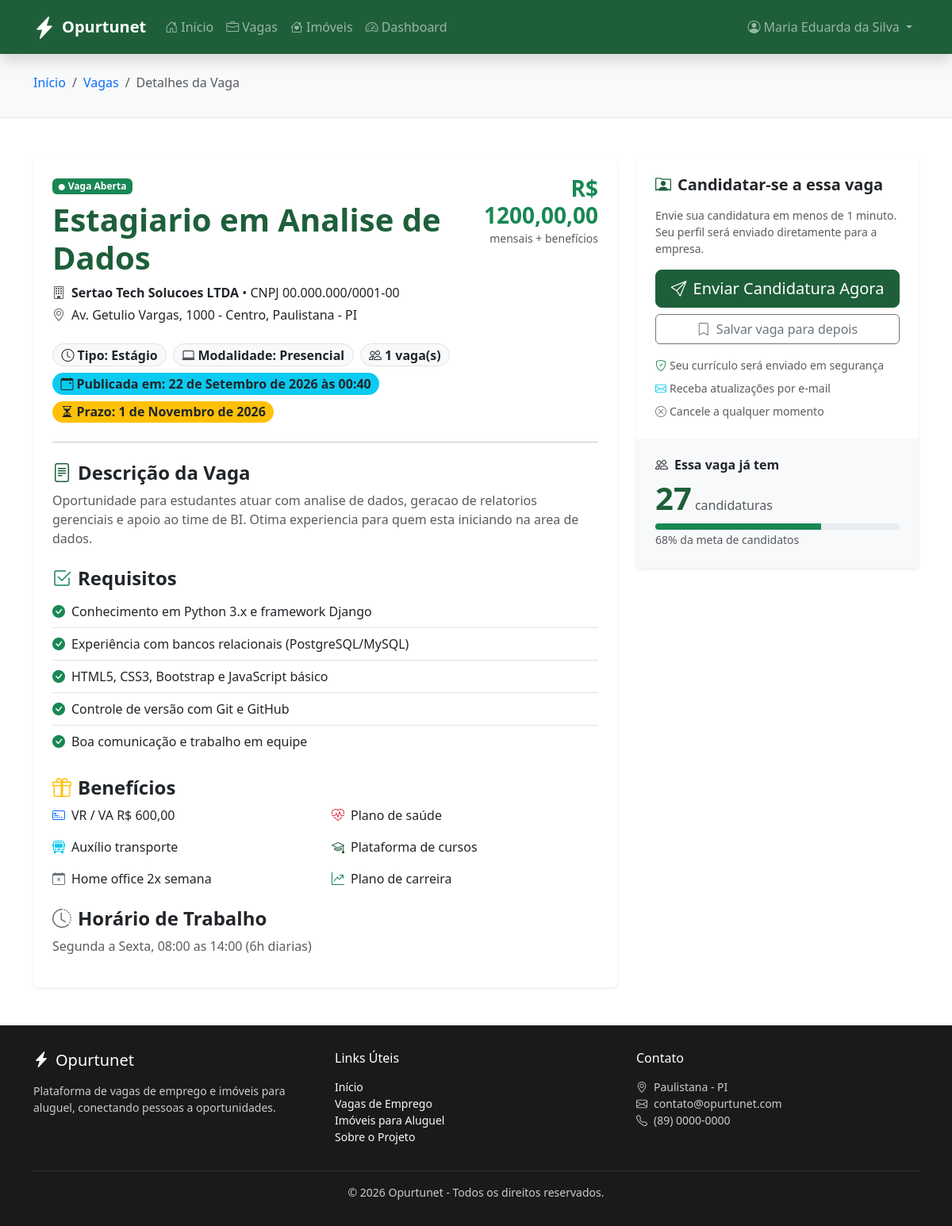
The app's page /vagas/2/ (signed in) with its own data.
### users/models.py (models this page shows, shortened)
class CustomUser(AbstractUser):
    CANDIDATO = 'candidato'
    EMPRESA = 'empresa'
    PROPRIETARIO = 'proprietario'
    TIPO_USUARIO_CHOICES = [
        (CANDIDATO, 'Candidato'),
        (EMPRESA, 'Empresa'),
        (PROPRIETARIO, 'Proprietário'),
    ]
    ESCOLARIDADE_CHOICES = [
        ('fundamental', 'Ensino Fundamental'),
        ('medio', 'Ensino Médio'),
        ('tecnico', 'Curso Técnico'),
        ('superior', 'Ensino Superior'),
        ('pos', 'Pós-Graduação'),
    ]
    nome_completo = models.CharField(max_length=255, blank=True, null=True)
    cpf = models.CharField(max_length=14, unique=True, blank=True, null=True)
    data_nascimento = models.DateField(blank=True, null=True)
    email = models.EmailField(unique=True)
    telefone = models.CharField(max_length=20, blank=True, null=True)
    foto_perfil = models.ImageField(upload_to='perfis/fotos/', blank=True, null=True)
    endereco = models.CharField(max_length=255, blank=True, null=True)
    cidade = models.CharField(max_length=100, blank=True, null=True)
    tipo_usuario = models.CharField(
        max_length=20,
        choices=TIPO_USUARIO_CHOICES,
        default=CANDIDATO,
    )
    USERNAME_FIELD = 'email'
    REQUIRED_FIELDS = ['username']
    class Meta:
        verbose_name = 'Usuário'
        verbose_name_plural = 'Usuários'

### jobs/models.py (models this page shows, shortened)
class Vaga(models.Model):
    CLT = 'clt'
    TEMPORARIO = 'temporario'
    ESTAGIO = 'estagio'
    JOVEM_APRENDIZ = 'jovem_aprendiz'
    FREELANCER = 'freelancer'
    TIPO_CONTRATO_CHOICES = [
        (CLT, 'CLT'),
        (TEMPORARIO, 'Temporário'),
        (ESTAGIO, 'Estágio'),
        (JOVEM_APRENDIZ, 'Jovem Aprendiz'),
        (FREELANCER, 'Freelancer'),
    ]
    PRESENCIAL = 'presencial'
    HIBRIDO = 'hibrido'
    REMOTO = 'remoto'
    MODALIDADE_CHOICES = [
        (PRESENCIAL, 'Presencial'),
        (HIBRIDO, 'Híbrido'),
        (REMOTO, 'Remoto'),
    ]
    ABERTA = 'aberta'
    FECHADA = 'fechada'
    STATUS_CHOICES = [
        (ABERTA, 'Aberta'),
        (FECHADA, 'Fechada'),
    ]
    empresa = models.ForeignKey(
        settings.AUTH_USER_MODEL,
        on_delete=models.CASCADE,
        related_name='vagas_publicadas',
        limit_choices_to={'tipo_usuario': 'empresa'},
    )
    nome_empresa = models.CharField(max_length=255)
    cnpj = models.CharField(max_length=18, blank=True, null=True)
    endereco = models.CharField(max_length=255, blank=True, null=True)
    funcao = models.CharField(max_length=255)
    descricao = models.TextField()
    requisitos = models.TextField()
    salario = models.DecimalField(max_digits=10, decimal_places=2, blank=True, null=True)
    beneficios = models.TextField(blank=True, null=True)
    horario = models.CharField(max_length=100, blank=True, null=True)
    tipo_contrato = models.CharField(
        max_length=20,
        choices=TIPO_CONTRATO_CHOICES,
        default=CLT,
    )
    modalidade = models.CharField(
        max_length=20,
        choices=MODALIDADE_CHOICES,
        default=PRESENCIAL,
    )
    qtd_vagas = models.PositiveIntegerField(default=1)
    data_publicacao = models.DateTimeField(auto_now_add=True)
    prazo = models.DateField(blank=True, null=True)
    status = models.CharField(
        max_length=10,
        choices=STATUS_CHOICES,
        default=ABERTA,
    )
    class Meta:
        verbose_name = 'Vaga'
        verbose_name_plural = 'Vagas'
        ordering = ['-data_publicacao']

### jobs/views.py (the view)
# urls.py: path('<int:pk>/', views.job_detail, name='detail'),
@login_required
def job_detail(request, pk):
    vaga = get_object_or_404(Vaga, pk=pk)
    ja_candidatou = False
    if request.user.tipo_usuario == 'candidato':
        ja_candidatou = Candidatura.objects.filter(vaga=vaga, candidato=request.user).exists()
    if request.method == 'POST' and request.user.tipo_usuario == 'candidato' and not ja_candidatou:
        Candidatura.objects.create(vaga=vaga, candidato=request.user)
        messages.success(request, 'Candidatura enviada com sucesso! Boa sorte 🤞')
        return redirect('jobs:detail', pk=vaga.pk)
    return render(request, 'job_detail.html', {'vaga': vaga, 'ja_candidatou': ja_candidatou})

### templates/job_detail.html (shortened to what this page needs)
{% extends 'base.html' %}
{% block content %}
<section class="py-4 bg-light border-bottom">
    <div class="container">
        <nav aria-label="breadcrumb">
            <ol class="breadcrumb mb-2">
                <li class="breadcrumb-item"><a href="{% url 'core:home' %}" class="text-decoration-none">Início</a></li>
                <li class="breadcrumb-item"><a href="{% url 'jobs:list' %}" class="text-decoration-none">Vagas</a></li>
                <li class="breadcrumb-item active" aria-current="page">Detalhes da Vaga</li>
            </ol>
        </nav>
    </div>
</section>
<section class="py-5">
    <div class="container">
        <div class="row g-4">
            <div class="col-lg-8">
                <div class="card border-0 shadow-sm">
                    <div class="card-body p-4">
                        <div class="d-flex justify-content-between align-items-start mb-3">
                            <div>
                                <span class="badge bg-success mb-2"><i class="bi bi-circle-fill me-1" style="font-size: 0.5rem;"></i>Vaga Aberta</span>
                                <h1 class="fw-bold text-primary-ifpi mb-2">{{ vaga.funcao|default:"Desenvolvedor Web Django Júnior" }}</h1>
                                <p class="mb-1"><i class="bi bi-building me-2 text-muted"></i><strong>{{ vaga.nome_empresa|default:"Sertão Tech Soluções" }}</strong> • CNPJ 00.000.000/0001-00</p>
                                <p class="mb-0"><i class="bi bi-geo-alt me-2 text-muted"></i>{{ vaga.endereco|default:"Paulistana - PI (Presencial 3x semana + Home Office)" }}</p>
                            </div>
                            <div class="text-end">
                                <h3 class="fw-bold text-success mb-0">R$ {{ vaga.salario|default:"3.200" }},00</h3>
                                <small class="text-muted">mensais + benefícios</small>
                            </div>
                        </div>
                        <div class="d-flex flex-wrap gap-2 my-4">
                            <span class="badge rounded-pill bg-light text-dark border fs-6"><i class="bi bi-clock me-1"></i>Tipo: {{ vaga.get_tipo_contrato_display|default:"CLT" }}</span>
                            <span class="badge rounded-pill bg-light text-dark border fs-6"><i class="bi bi-laptop me-1"></i>Modalidade: {{ vaga.get_modalidade_display|default:"Híbrido" }}</span>
                            <span class="badge rounded-pill bg-light text-dark border fs-6"><i class="bi bi-people me-1"></i>{{ vaga.qtd_vagas|default:2 }} vaga(s)</span>
                            <span class="badge rounded-pill bg-info text-dark fs-6"><i class="bi bi-calendar-event me-1"></i>Publicada em: {{ vaga.data_publicacao|default:"20/09/2026" }}</span>
                            <span class="badge rounded-pill bg-warning text-dark fs-6"><i class="bi bi-hourglass-split me-1"></i>Prazo: {{ vaga.prazo|default:"30/10/2026" }}</span>
                        </div>
                        <hr>
                        <h4 class="fw-bold mt-4"><i class="bi bi-file-text text-primary-ifpi me-2"></i>Descrição da Vaga</h4>
                        <p class="text-muted mb-4">
                            {{ vaga.descricao|default:"Estamos buscando um profissional apaixonado por desenvolvimento web para integrar nosso time de tecnologia. O candidato atuará no desenvolvimento e manutenção de aplicações web utilizando Django, Postgres e boas práticas de engenharia de software." }}
                        </p>
                        <h4 class="fw-bold mt-4"><i class="bi bi-check2-square text-success me-2"></i>Requisitos</h4>
                        <ul class="list-group list-group-flush mb-4">
                            <li class="list-group-item ps-0"><i class="bi bi-check-circle-fill text-success me-2"></i>Conhecimento em Python 3.x e framework Django</li>
                            <li class="list-group-item ps-0"><i class="bi bi-check-circle-fill text-success me-2"></i>Experiência com bancos relacionais (PostgreSQL/MySQL)</li>
                            <li class="list-group-item ps-0"><i class="bi bi-check-circle-fill text-success me-2"></i>HTML5, CSS3, Bootstrap e JavaScript básico</li>
                            <li class="list-group-item ps-0"><i class="bi bi-check-circle-fill text-success me-2"></i>Controle de versão com Git e GitHub</li>
                            <li class="list-group-item ps-0"><i class="bi bi-check-circle-fill text-success me-2"></i>Boa comunicação e trabalho em equipe</li>
                        </ul>
                        <h4 class="fw-bold mt-4"><i class="bi bi-gift text-warning me-2"></i>Benefícios</h4>
                        <div class="row g-3 mb-4">
                            <div class="col-md-6"><div class="d-flex align-items-center"><i class="bi bi-credit-card-2-front text-primary me-2"></i><span>VR / VA R$ 600,00</span></div></div>
                            <div class="col-md-6"><div class="d-flex align-items-center"><i class="bi bi-heart-pulse text-danger me-2"></i><span>Plano de saúde</span></div></div>
                            <div class="col-md-6"><div class="d-flex align-items-center"><i class="bi bi-bus-front text-info me-2"></i><span>Auxílio transporte</span></div></div>
                            <div class="col-md-6"><div class="d-flex align-items-center"><i class="bi bi-mortarboard text-primary-ifpi me-2"></i><span>Plataforma de cursos</span></div></div>
                            <div class="col-md-6"><div class="d-flex align-items-center"><i class="bi bi-calendar-x text-secondary me-2"></i><span>Home office 2x semana</span></div></div>
                            <div class="col-md-6"><div class="d-flex align-items-center"><i class="bi bi-graph-up-arrow text-success me-2"></i><span>Plano de carreira</span></div></div>
                        </div>
                        <h4 class="fw-bold mt-4"><i class="bi bi-clock-history text-secondary me-2"></i>Horário de Trabalho</h4>
                        <p class="text-muted">{{ vaga.horario|default:"Segunda a Sexta, das 08:00 às 18:00 com 1h de almoço. 2 dias de home office por semana." }}</p>
                    </div>
                </div>
            </div>
            <div class="col-lg-4">
                <div class="card border-0 shadow-sm sticky-top" style="top: 90px;">
                    <div class="card-body p-4">
                        <h5 class="fw-bold mb-3"><i class="bi bi-person-rolodex text-primary-ifpi me-2"></i>Candidatar-se a essa vaga</h5>
                        <p class="text-muted small">Envie sua candidatura em menos de 1 minuto. Seu perfil será enviado diretamente para a empresa.</p>
                        <div class="d-grid gap-2 mb-3">
                            <button class="btn btn-primary-ifpi btn-lg"><i class="bi bi-send me-2"></i>Enviar Candidatura Agora</button>
                            <button class="btn btn-outline-secondary"><i class="bi bi-bookmark me-2"></i>Salvar vaga para depois</button>
                        </div>
                        <ul class="list-unstyled small text-muted mb-0">
                            <li class="mb-2"><i class="bi bi-shield-check text-success me-1"></i>Seu currículo será enviado em segurança</li>
                            <li class="mb-2"><i class="bi bi-envelope text-info me-1"></i>Receba atualizações por e-mail</li>
                            <li><i class="bi bi-x-circle text-secondary me-1"></i>Cancele a qualquer momento</li>
                        </ul>
                    </div>
                    <div class="card-footer bg-light border-0 p-4">
                        <h6 class="fw-bold mb-2"><i class="bi bi-people me-2"></i>Essa vaga já tem</h6>
                        <p class="mb-2 display-6 fw-bold text-primary-ifpi">27<small class="fs-6 text-muted fw-normal"> candidaturas</small></p>
                        <div class="progress" style="height: 8px;">
                            <div class="progress-bar bg-success" style="width: 68%"></div>
                        </div>
                        <small class="text-muted">68% da meta de candidatos</small>
                    </div>
                </div>
            </div>
        </div>
    </div>
</section>
{% endblock %}

### templates/base.html (shortened to what this page needs)
<!DOCTYPE html>
<html lang="pt-BR">
<head>
    <link href="https://cdn.jsdelivr.net/npm/bootstrap@5.3.3/dist/css/bootstrap.min.css" rel="stylesheet">
    <link href="https://cdn.jsdelivr.net/npm/bootstrap-icons@1.11.3/font/bootstrap-icons.min.css" rel="stylesheet">
</head>
<body class="d-flex flex-column min-vh-100">
    <nav class="navbar navbar-expand-lg bg-primary-ifpi navbar-dark sticky-top shadow">
        <div class="container">
            <a class="navbar-brand d-flex align-items-center" href="{% url 'core:home' %}">
                <i class="bi bi-lightning-charge-fill me-2 fs-3"></i>
                <strong>Opurtunet</strong>
            </a>
            <div class="collapse navbar-collapse" id="navMain">
                <ul class="navbar-nav me-auto mb-2 mb-lg-0">
                    <li class="nav-item"><a class="nav-link" href="{% url 'core:home' %}"><i class="bi bi-house-door me-1"></i>Início</a></li>
                    <li class="nav-item"><a class="nav-link" href="{% url 'jobs:list' %}"><i class="bi bi-briefcase me-1"></i>Vagas</a></li>
                    <li class="nav-item"><a class="nav-link" href="{% url 'properties:list' %}"><i class="bi bi-house-heart me-1"></i>Imóveis</a></li>
                    {% if user.is_authenticated %}
                        <li class="nav-item"><a class="nav-link" href="{% url 'core:dashboard' %}"><i class="bi bi-speedometer2 me-1"></i>Dashboard</a></li>
                    {% endif %}
                </ul>
                <ul class="navbar-nav ms-auto">
                    {% if user.is_authenticated %}
                        <li class="nav-item dropdown">
                            <a class="nav-link dropdown-toggle" href="#" data-bs-toggle="dropdown">
                                <i class="bi bi-person-circle me-1"></i>{{ user.nome_completo|default:user.email }}
                            </a>
                        </li>
                    {% else %}
                        <li class="nav-item"><a class="nav-link" href="{% url 'core:login' %}"><i class="bi bi-box-arrow-in-right me-1"></i>Entrar</a></li>
                        <li class="nav-item ms-lg-2 mt-2 mt-lg-0"><a class="btn btn-warning text-dark" href="{% url 'core:register' %}"><i class="bi bi-person-plus me-1"></i>Cadastrar</a></li>
                    {% endif %}
                </ul>
            </div>
        </div>
    </nav>
    <main class="flex-shrink-0">
        {% block content %}{% endblock %}
    </main>
    <footer class="footer mt-auto">
        <div class="container">
            <div class="row g-4">
                <div class="col-md-4">
                    <h5 class="text-white mb-3"><i class="bi bi-lightning-charge-fill me-2"></i>Opurtunet</h5>
                    <p class="small">Plataforma de vagas de emprego e imóveis para aluguel, conectando pessoas a oportunidades.</p>
                </div>
                <div class="col-md-4">
                    <h6 class="text-white mb-3">Links Úteis</h6>
                    <ul class="list-unstyled small">
                        <li><a href="{% url 'core:home' %}" class="text-decoration-none text-light">Início</a></li>
                        <li><a href="{% url 'jobs:list' %}" class="text-decoration-none text-light">Vagas de Emprego</a></li>
                        <li><a href="{% url 'properties:list' %}" class="text-decoration-none text-light">Imóveis para Aluguel</a></li>
                        <li><a href="#" class="text-decoration-none text-light">Sobre o Projeto</a></li>
                    </ul>
                </div>
                <div class="col-md-4">
                    <h6 class="text-white mb-3">Contato</h6>
                    <ul class="list-unstyled small">
                        <li><i class="bi bi-geo-alt me-2"></i>Paulistana - PI</li>
                        <li><i class="bi bi-envelope me-2"></i>contato@opurtunet.com</li>
                        <li><i class="bi bi-telephone me-2"></i>(89) 0000-0000</li>
                    </ul>
                </div>
            </div>
            <hr class="border-secondary my-3">
            <p class="text-center small mb-0">&copy; 2026 Opurtunet - Todos os direitos reservados.</p>
        </div>
    </footer>
</body>
</html>

### records on screen
CustomUser: nome_completo "Maria Eduarda da Silva"
Vaga: funcao "Estagiario em Analise de Dados", nome_empresa "Sertao Tech Solucoes LTDA", endereco "Av. Getulio Vargas, 1000 - Centro, Paulistana - PI", salario "1200,00", tipo_contrato "Estágio", modalidade "Presencial", qtd_vagas "1", data_publicacao "22 de Setembro de 2026 às 00:40", prazo "1 de Novembro de 2026", descricao "Oportunidade para estudantes atuar com analise de dados, geracao de relatorios gerenciais e apoio ao time de BI. Otima experiencia para quem esta iniciando na area de dados.", horario "Segunda a Sexta, 08:00 as 14:00 (6h diarias)"
